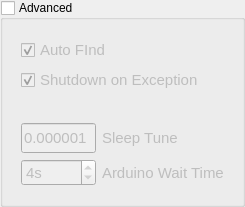
    <widget class="QGroupBox" name="groupBox_6">
     <property name="maximumSize">
      <size>
       <width>16777215</width>
       <height>275</height>
      </size>
     </property>
     <property name="toolTip">
      <string>Advanced Settings. Should normally not need to adjust these.</string>
     </property>
     <property name="title">
      <string>Advanced</string>
     </property>
     <property name="flat">
      <bool>false</bool>
     </property>
     <property name="checkable">
      <bool>true</bool>
     </property>
     <property name="checked">
      <bool>false</bool>
     </property>
     <layout class="QGridLayout" name="gridLayout_3">
      <property name="leftMargin">
       <number>18</number>
      </property>
      <property name="topMargin">
       <number>18</number>
      </property>
      <property name="rightMargin">
       <number>18</number>
      </property>
      <property name="bottomMargin">
       <number>18</number>
      </property>
      <property name="verticalSpacing">
       <number>6</number>
      </property>
      <item row="0" column="0" colspan="2">
       <widget class="QCheckBox" name="checkBox_auto_find">
        <property name="font">
         <font>
          <pointsize>11</pointsize>
         </font>
        </property>
        <property name="focusPolicy">
         <enum>Qt::FocusPolicy::NoFocus</enum>
        </property>
        <property name="toolTip">
         <string>Automatically connect using the Arduino ID instead of the specified COM port.</string>
        </property>
        <property name="text">
         <string>Auto FInd</string>
        </property>
        <property name="checked">
         <bool>true</bool>
        </property>
       </widget>
      </item>
      <item row="2" column="0">
       <spacer name="verticalSpacer_2">
        <property name="orientation">
         <enum>Qt::Orientation::Vertical</enum>
        </property>
        <property name="sizeType">
         <enum>QSizePolicy::Policy::Fixed</enum>
        </property>
        <property name="sizeHint" stdset="0">
         <size>
          <width>20</width>
          <height>25</height>
         </size>
        </property>
       </spacer>
      </item>
      <item row="3" column="0">
       <widget class="QLineEdit" name="lineEdit_serial_sleep_tune">
        <property name="sizePolicy">
         <sizepolicy hsizetype="Minimum" vsizetype="Fixed">
          <horstretch>0</horstretch>
          <verstretch>0</verstretch>
         </sizepolicy>
        </property>
        <property name="minimumSize">
         <size>
          <width>0</width>
          <height>30</height>
         </size>
        </property>
        <property name="maximumSize">
         <size>
          <width>75</width>
          <height>16777215</height>
         </size>
        </property>
        <property name="font">
         <font>
          <pointsize>11</pointsize>
         </font>
        </property>
        <property name="toolTip">
         <string>Fine adjust the sleep tuning parameter.</string>
        </property>
        <property name="text">
         <string>0.000001</string>
        </property>
       </widget>
      </item>
      <item row="1" column="0" colspan="3">
       <widget class="QCheckBox" name="checkBox_shutdown_on_exception">
        <property name="font">
         <font>
          <pointsize>11</pointsize>
         </font>
        </property>
        <property name="focusPolicy">
         <enum>Qt::FocusPolicy::NoFocus</enum>
        </property>
        <property name="toolTip">
         <string>Shutdown the Arduino upon encountering an exception.</string>
        </property>
        <property name="text">
         <string>Shutdown on Exception</string>
        </property>
        <property name="checked">
         <bool>true</bool>
        </property>
       </widget>
      </item>
      <item row="4" column="0">
       <widget class="QSpinBox" name="spinBox_wait_time">
        <property name="sizePolicy">
         <sizepolicy hsizetype="Minimum" vsizetype="Minimum">
          <horstretch>0</horstretch>
          <verstretch>0</verstretch>
         </sizepolicy>
        </property>
        <property name="minimumSize">
         <size>
          <width>34</width>
          <height>25</height>
         </size>
        </property>
        <property name="maximumSize">
         <size>
          <width>75</width>
          <height>30</height>
         </size>
        </property>
        <property name="font">
         <font>
          <pointsize>11</pointsize>
         </font>
        </property>
        <property name="focusPolicy">
         <enum>Qt::FocusPolicy::ClickFocus</enum>
        </property>
        <property name="toolTip">
         <string>This is the delay to allow the Arduino to reset itself upon connection.</string>
        </property>
        <property name="suffix">
         <string>s</string>
        </property>
        <property name="minimum">
         <number>1</number>
        </property>
        <property name="maximum">
         <number>15</number>
        </property>
        <property name="value">
         <number>4</number>
        </property>
       </widget>
      </item>
      <item row="3" column="1" colspan="2">
       <widget class="QLabel" name="label_6">
        <property name="font">
         <font>
          <pointsize>11</pointsize>
         </font>
        </property>
        <property name="toolTip">
         <string>Fine adjust the sleep tuning parameter.</string>
        </property>
        <property name="text">
         <string>Sleep Tune</string>
        </property>
        <property name="margin">
         <number>5</number>
        </property>
        <property name="buddy">
         <cstring>spinBox_wait_time</cstring>
        </property>
       </widget>
      </item>
      <item row="4" column="1" colspan="2">
       <widget class="QLabel" name="label_5">
        <property name="font">
         <font>
          <pointsize>11</pointsize>
         </font>
        </property>
        <property name="toolTip">
         <string>This is the delay to allow the Arduino to reset itself upon connection</string>
        </property>
        <property name="text">
         <string>Arduino Wait Time</string>
        </property>
        <property name="margin">
         <number>5</number>
        </property>
        <property name="buddy">
         <cstring>spinBox_wait_time</cstring>
        </property>
       </widget>
      </item>
      <item row="2" column="2">
       <spacer name="verticalSpacer">
        <property name="orientation">
         <enum>Qt::Orientation::Vertical</enum>
        </property>
        <property name="sizeType">
         <enum>QSizePolicy::Policy::Fixed</enum>
        </property>
        <property name="sizeHint" stdset="0">
         <size>
          <width>20</width>
          <height>25</height>
         </size>
        </property>
       </spacer>
      </item>
     </layout>
    </widget>
